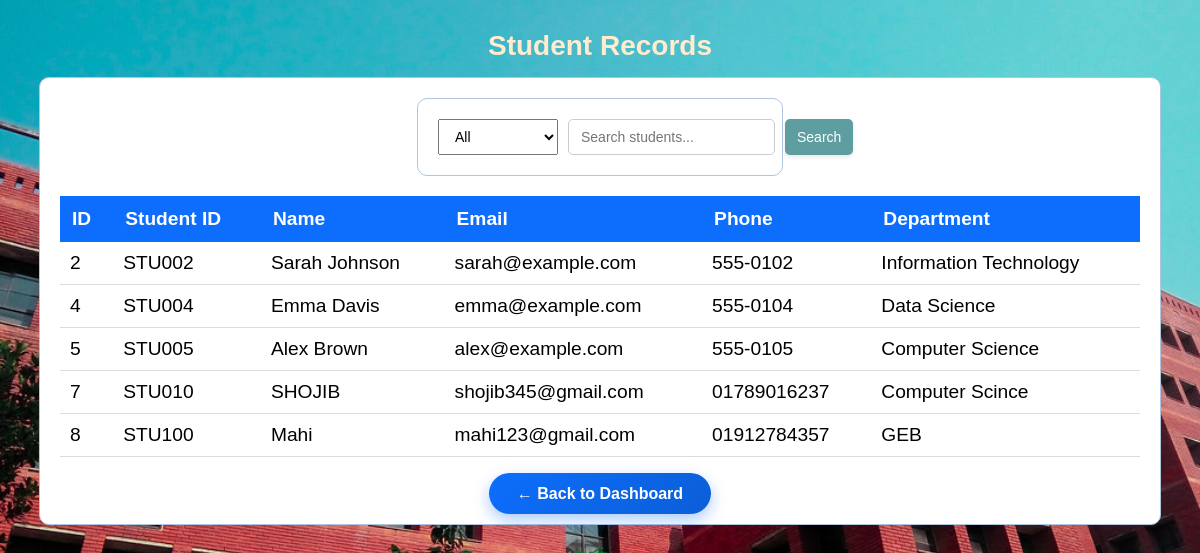
The page /product.php on the database its author committed.
### tables this page shows
CREATE TABLE `students` (
  `id` int(11) NOT NULL,
  `student_id` varchar(50) NOT NULL,
  `student_name` varchar(100) NOT NULL,
  `email` varchar(100) DEFAULT NULL,
  `phone` varchar(20) DEFAULT NULL,
  `course` varchar(100) DEFAULT NULL,
  `enrollment_date` timestamp NOT NULL DEFAULT current_timestamp()
);

### Src/product.php (the view, shortened to what this page needs)
<!DOCTYPE html>
<html>
<head>
    <link rel="stylesheet" href="style.css">
</head>
<body>
<div class="page-wrapper">
    <div class="page-header">
        Student Records
    </div>
    <div class="content table-box">
        <form method="GET" class="search-box">
            <select name="field">
                <option value="all" <?php if(isset($_GET['field']) && $_GET['field']=='all') echo 'selected'; ?>>All</option>
            </select>
            <input type="text" name="q" placeholder="Search students..."
                   value="<?php echo isset($_GET['q']) ? htmlspecialchars($_GET['q']) : ''; ?>">
            <button type="submit" class="btn">Search</button>
        </form>
        <?php
        $db = mysqli_connect('localhost', 'root', '', 'student_management_system');
        $sql = "SELECT id, student_id, student_name, email, phone, course FROM students";
        $result = mysqli_query($db, $sql);
        if (mysqli_num_rows($result) > 0) {
            echo "<table class='styled-table'>
                    <thead>
                        <tr>
                            <th>ID</th>
                            <th>Student ID</th>
                            <th>Name</th>
                            <th>Email</th>
                            <th>Phone</th>
                            <th>Department</th>
                        </tr>
                    </thead>
                    <tbody>";
            while ($row = mysqli_fetch_assoc($result)) {
                echo "<tr>
                        <td>{$row['id']}</td>
                        <td>{$row['student_id']}</td>
                        <td>{$row['student_name']}</td>
                        <td>{$row['email']}</td>
                        <td>{$row['phone']}</td>
                        <td>{$row['course']}</td>
                      </tr>";
            }
            echo "</tbody></table>";
        } else {
            echo "<div class='no-data'>No student records found.</div>";
        }
        ?>
        <div class="back-wrapper">
            <a href="index.php" class="btn-back">← Back to Dashboard</a>
        </div>
    </div>
</div>
</body>
</html>

### Src/style.css (style rules this page uses)
* { margin: 0px; padding: 0px; }
a { text-decoration: none; }
body { font-size: 120%; background: url("images/bg.jpg") no-repeat center center fixed; background-size: cover; font-family: Arial, Helvetica, sans-serif; }
form, .content { width: 30%; margin: 0px auto; padding: 20px; border: 1px solid #B0C4DE; background: white; border-radius: 10px 10px 10px 10px; }
.btn { padding: 10px 20px; font-size: 15px; color: white; background: #5F9EA0; border: none; border-radius: 5px; cursor: pointer; transition: all 0.3s ease; box-shadow: 0 2px 4px rgba(0, 0, 0, 0.1); text-decoration: none; }
.back-wrapper { text-align: center; margin-top: 30px; }
.btn-back { background: linear-gradient(135deg, #0d6efd, #0b5ed7); padding: 12px 28px; font-size: 16px; font-weight: 600; border-radius: 30px; box-shadow: 0 6px 15px rgba(13,110,253,0.35); color: white; }
.page-header { text-align: center; margin-top: 30px; margin-bottom: 15px; font-size: 28px; font-weight: bold; color: blanchedalmond; }
.table-box { width: 90%; max-width: 1100px; }
.styled-table { width: 100%; border-collapse: collapse; margin-top: 10px; }
.styled-table th { background: #0d6efd; color: white; padding: 12px; text-align: left; }
.styled-table td { padding: 10px; border-bottom: 1px solid #ddd; }
.back-wrapper { text-align: center; margin-top: 25px; }
.search-box { display: flex; gap: 10px; margin-bottom: 15px; }
.search-box input { flex: 1; padding: 10px 12px; border-radius: 5px; border: 1px solid #ccc; font-size: 15px; }
.search-box button { white-space: nowrap; }
.search-box { display: flex; gap: 10px; margin-bottom: 20px; }
.search-box select, .search-box input, .search-box button { padding: 8px 12px; font-size: 14px; }
.search-box button { cursor: pointer; }

### rows shown on the page
students: id "2", student "STU002", student_name "Sarah Johnson", email "sarah@example.com", phone "555-0102", course "Information Technology"
students: id "4", student "STU004", student_name "Emma Davis", email "emma@example.com", phone "555-0104", course "Data Science"
students: id "5", student "STU005", student_name "Alex Brown", email "alex@example.com", phone "555-0105", course "Computer Science"
students: id "7", student "STU010", student_name "SHOJIB", email "shojib345@gmail.com", phone "01789016237", course "Computer Scince"
students: id "8", student "STU100", student_name "Mahi", email "mahi123@gmail.com", phone "01912784357", course "GEB"
